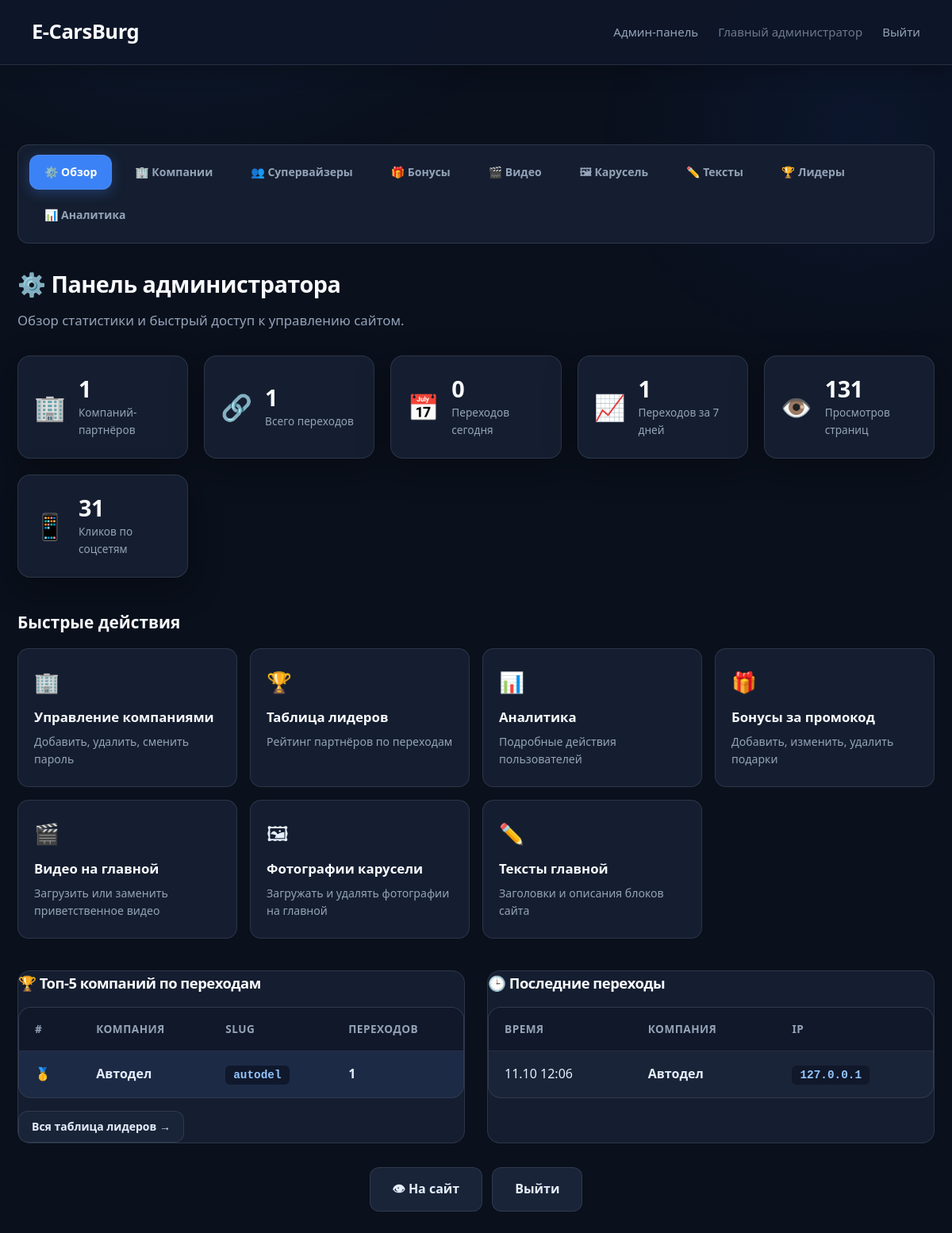
The page /admin (signed in) on the database as committed earlier.
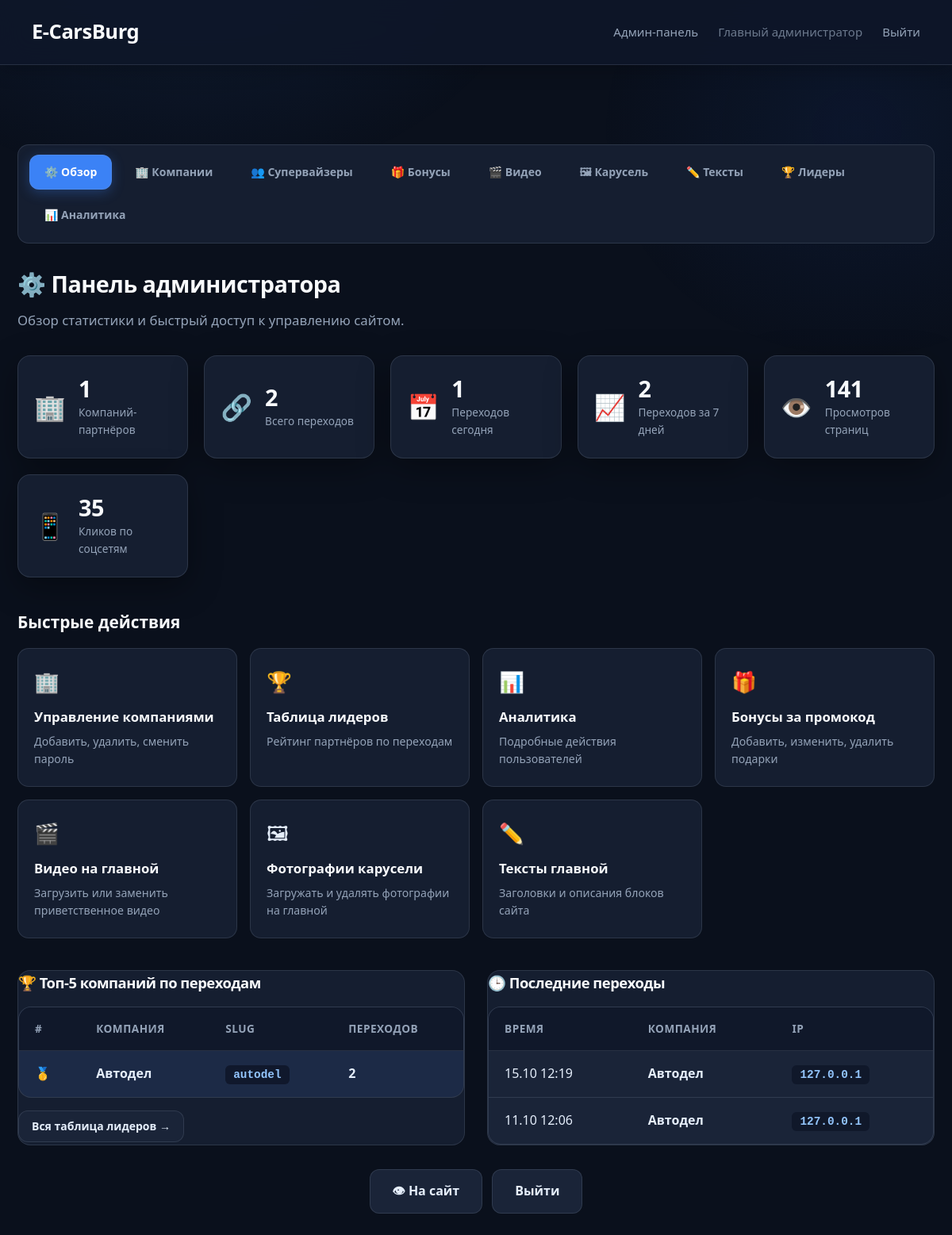
The same page on the database as committed later.
### models.py (models this page shows, shortened)
class Company(Base):
    __tablename__ = 'companies'
    id: Mapped[int] = mapped_column(primary_key=True, index=True)
    name: Mapped[str] = mapped_column(String(100), nullable=False)
    slug: Mapped[str] = mapped_column(String(50), unique=True, index=True, nullable=False)
    description: Mapped[str] = mapped_column(Text, nullable=True)
    email: Mapped[str] = mapped_column(String(100), unique=True, nullable=False)
    password_hash: Mapped[str] = mapped_column(String(255), nullable=False)
    is_admin: Mapped[bool] = mapped_column(Boolean, default=False)
    role: Mapped[str] = mapped_column(String(20), default=ROLE_PARTNER, nullable=False, index=True)
    created_by_id: Mapped[int] = mapped_column(ForeignKey('companies.id'), nullable=True, index=True)
    created_at: Mapped[datetime] = mapped_column(DateTime, default=datetime.utcnow)
    clicks: Mapped[list["ClickEvent"]] = relationship(
        "ClickEvent",
        back_populates="company",
        cascade="all, delete-orphan"
    )
    created_by = relationship("Company", remote_side=[id], foreign_keys=[created_by_id])
    @property
    def is_authenticated(self):
        return True
    def get_role(self) -> str:
        if self.role:
            return self.role
        return ROLE_ADMIN if self.is_admin else ROLE_PARTNER
    @property
    def is_main_admin(self) -> bool:
        return self.get_role() == ROLE_ADMIN
    @property
    def role_label(self) -> str:
        return {
            ROLE_ADMIN: 'Главный администратор',
            ROLE_SUPERVISOR: 'Супервайзер',
            ROLE_PARTNER: 'Партнёр',
        }.get(self.get_role(), 'Пользователь')

class ClickEvent(Base):
    __tablename__ = 'click_events'
    id: Mapped[int] = mapped_column(primary_key=True, index=True)
    company_id: Mapped[int] = mapped_column(ForeignKey('companies.id'), nullable=False, index=True)
    ip_address: Mapped[str] = mapped_column(String(45), nullable=True)
    user_agent: Mapped[str] = mapped_column(String(255), nullable=True)
    clicked_at: Mapped[datetime] = mapped_column(DateTime, default=datetime.utcnow, index=True)
    company: Mapped["Company"] = relationship("Company", back_populates="clicks")

### app.py (the view)
@app.route('/admin')
@admin_required
def admin_dashboard():
    db = SessionLocal()
    try:
        now = datetime.utcnow()
        today_start = now.replace(hour=0, minute=0, second=0, microsecond=0)
        week_ago = now - timedelta(days=7)
        total_companies = db.query(Company).filter(Company.role == ROLE_PARTNER).count()
        total_clicks = db.query(ClickEvent).count()
        clicks_today = db.query(ClickEvent).filter(ClickEvent.clicked_at >= today_start).count()
        clicks_week = db.query(ClickEvent).filter(ClickEvent.clicked_at >= week_ago).count()
        total_page_views = db.query(UserAction).filter(UserAction.action_type == 'page_view').count()
        total_social_clicks = db.query(UserAction).filter(UserAction.action_type == 'social_button_click').count()
        top_companies = db.query(
            Company.name,
            Company.slug,
            func.count(ClickEvent.id).label('total_clicks')
        ).outerjoin(ClickEvent, Company.id == ClickEvent.company_id) \
            .filter(Company.role == ROLE_PARTNER) \
            .group_by(Company.id, Company.name, Company.slug) \
            .order_by(func.count(ClickEvent.id).desc()) \
            .limit(5) \
            .all()
        recent_clicks = db.query(ClickEvent, Company) \
            .join(Company, ClickEvent.company_id == Company.id) \
            .order_by(ClickEvent.clicked_at.desc()) \
            .limit(10) \
            .all()
        return render_template(
            'admin_dashboard.html',
            total_companies=total_companies,
            total_clicks=total_clicks,
            clicks_today=clicks_today,
            clicks_week=clicks_week,
            total_page_views=total_page_views,
            total_social_clicks=total_social_clicks,
            top_companies=top_companies,
            recent_clicks=recent_clicks
        )
    finally:
        db.close()

### app.py (called while the page is built)
@login_manager.user_loader
def load_user(user_id):
    db = SessionLocal()
    try:
        return db.get(Company, int(user_id))
    finally:
        db.close()

def admin_required(f):
    from functools import wraps
    @wraps(f)
    @login_required
    def decorated_function(*args, **kwargs):
        if not current_user.is_main_admin:
            flash('Доступ запрещён. Только для главного администратора.', 'error')
            return redirect(url_for('post_login_redirect'))
        return f(*args, **kwargs)
    return decorated_function

### templates/admin_dashboard.html (shortened to what this page needs)
{% extends "admin_base.html" %}
{% set active_nav = "dashboard" %}
{% block content %}
        <h1>⚙️ Панель администратора</h1>
        <p>Обзор статистики и быстрый доступ к управлению сайтом.</p>
        <div class="stats-grid">
            <div class="stat-card stat-card-blue">
                <div class="stat-icon">🏢</div>
                <div class="stat-content">
                    <div class="stat-value">{{ total_companies }}</div>
                    <div class="stat-label">Компаний-партнёров</div>
                </div>
            </div>
            <div class="stat-card stat-card-green">
                <div class="stat-icon">🔗</div>
                <div class="stat-content">
                    <div class="stat-value">{{ total_clicks }}</div>
                    <div class="stat-label">Всего переходов</div>
                </div>
            </div>
            <div class="stat-card stat-card-orange">
                <div class="stat-icon">📅</div>
                <div class="stat-content">
                    <div class="stat-value">{{ clicks_today }}</div>
                    <div class="stat-label">Переходов сегодня</div>
                </div>
            </div>
            <div class="stat-card stat-card-purple">
                <div class="stat-icon">📈</div>
                <div class="stat-content">
                    <div class="stat-value">{{ clicks_week }}</div>
                    <div class="stat-label">Переходов за 7 дней</div>
                </div>
            </div>
            <div class="stat-card stat-card-teal">
                <div class="stat-icon">👁️</div>
                <div class="stat-content">
                    <div class="stat-value">{{ total_page_views }}</div>
                    <div class="stat-label">Просмотров страниц</div>
                </div>
            </div>
            <div class="stat-card stat-card-pink">
                <div class="stat-icon">📱</div>
                <div class="stat-content">
                    <div class="stat-value">{{ total_social_clicks }}</div>
                    <div class="stat-label">Кликов по соцсетям</div>
                </div>
            </div>
        </div>
        <div class="admin-quick-actions">
            <h2>Быстрые действия</h2>
            <div class="quick-actions-grid">
                <a href="{{ url_for('admin_companies') }}" class="quick-action-card">
                    <span class="quick-action-icon">🏢</span>
                    <span class="quick-action-title">Управление компаниями</span>
                    <span class="quick-action-desc">Добавить, удалить, сменить пароль</span>
                </a>
                <a href="{{ url_for('admin_leaderboard') }}" class="quick-action-card">
                    <span class="quick-action-icon">🏆</span>
                    <span class="quick-action-title">Таблица лидеров</span>
                    <span class="quick-action-desc">Рейтинг партнёров по переходам</span>
                </a>
                <a href="{{ url_for('admin_analytics') }}" class="quick-action-card">
                    <span class="quick-action-icon">📊</span>
                    <span class="quick-action-title">Аналитика</span>
                    <span class="quick-action-desc">Подробные действия пользователей</span>
                </a>
                <a href="{{ url_for('admin_bonuses') }}" class="quick-action-card">
                    <span class="quick-action-icon">🎁</span>
                    <span class="quick-action-title">Бонусы за промокод</span>
                    <span class="quick-action-desc">Добавить, изменить, удалить подарки</span>
                </a>
                <a href="{{ url_for('admin_media') }}" class="quick-action-card">
                    <span class="quick-action-icon">🎬</span>
                    <span class="quick-action-title">Видео на главной</span>
                    <span class="quick-action-desc">Загрузить или заменить приветственное видео</span>
                </a>
                <a href="{{ url_for('admin_gallery') }}" class="quick-action-card">
                    <span class="quick-action-icon">🖼</span>
                    <span class="quick-action-title">Фотографии карусели</span>
                    <span class="quick-action-desc">Загружать и удалять фотографии на главной</span>
                </a>
                <a href="{{ url_for('admin_texts') }}" class="quick-action-card">
                    <span class="quick-action-icon">✏️</span>
                    <span class="quick-action-title">Тексты главной</span>
                    <span class="quick-action-desc">Заголовки и описания блоков сайта</span>
                </a>
            </div>
        </div>
        <div class="admin-two-cols">
            <section class="admin-section">
                <h2>🏆 Топ-5 компаний по переходам</h2>
                {% if top_companies %}
                <table class="leaderboard-table">
                    <thead>
                        <tr>
                            <th>#</th>
                            <th>Компания</th>
                            <th>Slug</th>
                            <th>Переходов</th>
                        </tr>
                    </thead>
                    <tbody>
                        {% for company in top_companies %}
                        <tr class="{% if loop.index <= 3 %}top-3{% endif %}">
                            <td>
                                {% if loop.index == 1 %}🥇
                                {% elif loop.index == 2 %}🥈
                                {% elif loop.index == 3 %}🥉
                                {% else %}{{ loop.index }}
                                {% endif %}
                            </td>
                            <td><strong>{{ company.name }}</strong></td>
                            <td><code>{{ company.slug }}</code></td>
                            <td><strong>{{ company.total_clicks }}</strong></td>
                        </tr>
                        {% endfor %}
                    </tbody>
                </table>
                {% else %}
                <p class="no-data">Пока нет данных по компаниям</p>
                {% endif %}
                <div style="margin-top: 16px;">
                    <a href="{{ url_for('admin_leaderboard') }}" class="btn btn-small">Вся таблица лидеров →</a>
                </div>
            </section>
            <section class="admin-section">
                <h2>🕒 Последние переходы</h2>
                {% if recent_clicks %}
                <table class="leaderboard-table">
                    <thead>
                        <tr>
                            <th>Время</th>
                            <th>Компания</th>
                            <th>IP</th>
                        </tr>
                    </thead>
                    <tbody>
                        {% for click, company in recent_clicks %}
                        <tr>
                            <td>{{ click.clicked_at.strftime('%d.%m %H:%M') }}</td>
                            <td><strong>{{ company.name }}</strong></td>
                            <td><code>{{ click.ip_address or '—' }}</code></td>
                        </tr>
                        {% endfor %}
                    </tbody>
                </table>
                {% else %}
                <p class="no-data">Переходов пока нет</p>
                {% endif %}
            </section>
        </div>
{% endblock %}

### templates/admin_base.html (shortened to what this page needs)
<!DOCTYPE html>
<html lang="ru">
<head>
    <link rel="stylesheet" href="{{ url_for('static', filename='style.css') }}">
</head>
<body class="admin-theme">
    <nav class="top-nav">
        <a href="{{ url_for('index') }}" class="nav-brand">E-CarsBurg</a>
        <div class="nav-links">
            {% if current_user.is_main_admin %}
                <a href="{{ url_for('admin_dashboard') }}" class="nav-link">Админ-панель</a>
            {% elif current_user.is_supervisor %}
                <a href="{{ url_for('admin_companies') }}" class="nav-link">Панель супервайзера</a>
            {% endif %}
            <span class="nav-link" style="opacity:0.7;">{{ current_user.role_label }}</span>
            <a href="{{ url_for('logout') }}" class="nav-link">Выйти</a>
        </div>
    </nav>
    <div class="container {% block container_class %}wide{% endblock %}">
        <nav class="admin-nav" aria-label="Разделы админки">
            {% if current_user.is_main_admin %}
                <a href="{{ url_for('admin_dashboard') }}" class="btn {% if active_nav == 'dashboard' %}active{% endif %}">⚙️ Обзор</a>
                <a href="{{ url_for('admin_companies') }}" class="btn {% if active_nav == 'companies' %}active{% endif %}">🏢 Компании</a>
                <a href="{{ url_for('admin_supervisors') }}" class="btn {% if active_nav == 'supervisors' %}active{% endif %}">👥 Супервайзеры</a>
                <a href="{{ url_for('admin_bonuses') }}" class="btn {% if active_nav == 'bonuses' %}active{% endif %}">🎁 Бонусы</a>
                <a href="{{ url_for('admin_media') }}" class="btn {% if active_nav == 'media' %}active{% endif %}">🎬 Видео</a>
                <a href="{{ url_for('admin_gallery') }}" class="btn {% if active_nav == 'gallery' %}active{% endif %}">🖼 Карусель</a>
                <a href="{{ url_for('admin_texts') }}" class="btn {% if active_nav == 'texts' %}active{% endif %}">✏️ Тексты</a>
                <a href="{{ url_for('admin_leaderboard') }}" class="btn {% if active_nav == 'leaderboard' %}active{% endif %}">🏆 Лидеры</a>
                <a href="{{ url_for('admin_analytics') }}" class="btn {% if active_nav == 'analytics' %}active{% endif %}">📊 Аналитика</a>
            {% elif current_user.is_supervisor %}
                <a href="{{ url_for('admin_companies') }}" class="btn {% if active_nav == 'companies' %}active{% endif %}">🏢 Мои компании</a>
                <a href="{{ url_for('admin_add_company') }}" class="btn {% if active_nav == 'add_company' %}active{% endif %}">➕ Создать компанию</a>
            {% endif %}
        </nav>
        {% block content %}{% endblock %}
        {% block footer_actions %}
        <div class="actions" style="margin-top: 30px;">
            <a href="{{ url_for('index') }}" class="btn" target="_blank">👁 На сайт</a>
            <a href="{{ url_for('logout') }}" class="btn">Выйти</a>
        </div>
        {% endblock %}
    </div>
</body>
</html>

Rows that differ between the two databases and show on the page:
changed Company "Автодел": total_clicks "1" → "2"
added ClickEvent: clicked_at "15.10 12:19", name "Автодел", ip_address "127.0.0.1"
Other text that changed with them:
{{ total_clicks }}: "1" → "2"
{{ clicks_today }}: "0" → "1"
{{ clicks_week }}: "1" → "2"
{{ total_page_views }}: "131" → "141"
{{ total_social_clicks }}: "31" → "35"
